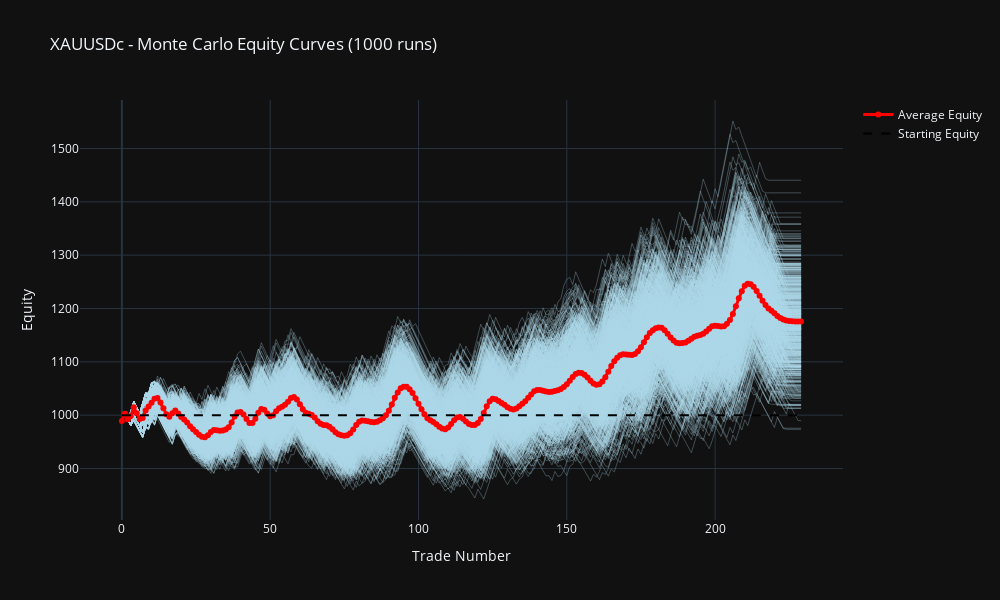

Notebook code for this chart:
### Code cell
# -----------------------------
# MONTE CARLO BACKTEST
# -----------------------------
import MetaTrader5 as mt
import pandas as pd
import numpy as np
import plotly.graph_objects as go
from plotly.subplots import make_subplots
from datetime import timedelta
import random

# -----------------------------
# 0. CONFIG
# -----------------------------
symbol = "XAUUSDc"
timeframe = mt.TIMEFRAME_H1
num_candles = 6000
risk_multiplier = 2.0
risk_per_trade_pct = 0.01
commission_pct = 0.01  
spread = 0.3
slippage_max = 1     
equity_start = 1000
montecarlo_runs = 1000
verbose = False

# -----------------------------
# 1. CONNECT & FETCH
# -----------------------------
if not mt.initialize():
    raise RuntimeError("MT5 initialization failed")

rates = mt.copy_rates_from_pos(symbol, timeframe, 0, num_candles)
df = pd.DataFrame(rates)
df['time'] = pd.to_datetime(df['time'], unit='s')
df.set_index('time', inplace=True)
df.rename(columns={'open':'Open','high':'High','low':'Low','close':'Close','tick_volume':'Volume'}, inplace=True)

# -----------------------------
# 2. CALC DELTA
# -----------------------------
df['Delta'] = df.apply(lambda r: r['Volume'] if r['Close']>r['Open'] else (-r['Volume'] if r['Close']<r['Open'] else 0), axis=1)

# -----------------------------
# 3. BUILD DAILY UTC 12->13 BOXES
# -----------------------------
df_utc = df.copy()
df_utc.index = df_utc.index.tz_localize('UTC')
df_utc['Date'] = df_utc.index.date

session_boxes = []
for day, day_df in df_utc.groupby('Date'):
    session_df = day_df[(day_df.index.hour == 13)]
    if len(session_df) == 0:
        continue
    session_high = session_df['High'].max()
    session_low  = session_df['Low'].min()
    session_start = session_df.index[0]
    session_end   = session_df.index[-1]
    mid = (session_high + session_low) / 2.0
    session_boxes.append({
        'date': day,
        'start': session_start,
        'end': session_end,
        'high': session_high,
        'low': session_low,
        'mid': mid
    })

# -----------------------------
# 4. MONTE CARLO SIMULATION
# -----------------------------
final_equities = []
all_runs_equity_curves = []

for run in range(montecarlo_runs):
    trades = []
    equity = equity_start

    for box in session_boxes:

        session_end_naive = box['end'].tz_convert(None) if hasattr(box['end'], 'tzinfo') else box['end']
        try:
            start_loc = df.index.get_loc(session_end_naive)
        except KeyError:
            start_loc = df.index.searchsorted(session_end_naive)

        monitor_slice = df.iloc[start_loc+1:]
        monitor_slice = monitor_slice[monitor_slice.index.date == box['date']]
        if monitor_slice.empty:
            continue

        mid = box['mid']
        box_high = box['high']
        box_low = box['low']

        placed_pending = False
        my_pending = []

        for idx, row in monitor_slice.iterrows():

            # --- PLACE BOTH STOPS WHEN MID IS REVISITED ---
            if not placed_pending and (row['Low'] <= mid <= row['High']):
                placed_pending = True

                # Random slippage per Monte Carlo run
                slippage_buy = random.uniform(-slippage_max, slippage_max)
                slippage_sell = random.uniform(-slippage_max, slippage_max)

                # BUY STOP
                buy_entry = box_high + spread + slippage_buy
                buy_sl = mid + slippage_buy
                buy_r = abs(buy_entry - buy_sl)
                buy_tp = buy_entry + risk_multiplier * buy_r
                buy_size = (equity * risk_per_trade_pct) / buy_r

                # SELL STOP
                sell_entry = box_low - spread + slippage_sell
                sell_sl = mid + slippage_sell
                sell_r = abs(sell_entry - sell_sl)
                sell_tp = sell_entry - risk_multiplier * sell_r
                sell_size = (equity * risk_per_trade_pct) / sell_r

                my_pending = [
                    {'side':'buystop', 'entry':buy_entry, 'sl':buy_sl, 'tp':buy_tp, 'size':buy_size, 'activated':False},
                    {'side':'sellstop','entry':sell_entry,'sl':sell_sl,'tp':sell_tp,'size':sell_size,'activated':False}
                ]
                continue

            # EXECUTE TRIGGERS
            for po in my_pending:
                if po['activated']:
                    continue

                pos_idx = monitor_slice.index.get_loc(idx)
                exit_price = None
                exit_time = None

                # BUY STOP TRIGGERED
                if po['side'] == 'buystop' and row['High'] >= po['entry']:
                    entry_price = po['entry']
                    sl = po['sl']
                    tp = po['tp']
                    for j in range(pos_idx, len(monitor_slice)):
                        r2 = monitor_slice.iloc[j]
                        if r2['High'] >= tp:
                            exit_price = tp
                            exit_time = monitor_slice.index[j]
                            break
                        if r2['Low'] <= sl:
                            exit_price = sl
                            exit_time = monitor_slice.index[j]
                            break
                    if exit_price is None:
                        exit_time = monitor_slice.index[-1]
                        exit_price = monitor_slice.iloc[-1]['Close']

                    pnl = (exit_price - entry_price - spread) * po['size']
                    pnl = pnl*(1-commission_pct) if pnl>0 else pnl*(1+commission_pct)
                    trades.append(pnl)
                    equity += pnl
                    po['activated'] = True

                # SELL STOP TRIGGERED
                elif po['side'] == 'sellstop' and row['Low'] <= po['entry']:
                    entry_price = po['entry']
                    sl = po['sl']
                    tp = po['tp']
                    for j in range(pos_idx, len(monitor_slice)):
                        r2 = monitor_slice.iloc[j]
                        if r2['Low'] <= tp:
                            exit_price = tp
                            exit_time = monitor_slice.index[j]
                            break
                        if r2['High'] >= sl:
                            exit_price = sl
                            exit_time = monitor_slice.index[j]
                            break
                    if exit_price is None:
                        exit_time = monitor_slice.index[-1]
                        exit_price = monitor_slice.iloc[-1]['Close']

                    pnl = (entry_price - exit_price - spread) * po['size']
                    pnl = pnl*(1-commission_pct) if pnl>0 else pnl*(1+commission_pct)
                    trades.append(pnl)
                    equity += pnl
                    po['activated'] = True

            if all(po['activated'] for po in my_pending) and len(my_pending)>0:
                break

        my_pending = []
        placed_pending = False

    final_equities.append(equity)
    all_runs_equity_curves.append(pd.Series(trades).cumsum() + equity_start)

# -----------------------------
# 5. REPORT MONTE CARLO RESULTS
# -----------------------------
import plotly.graph_objects as go
import numpy as np
import pandas as pd

# -----------------------------
# Convert all_runs_equity_curves to DataFrame
# -----------------------------
# Each row = trade number, each column = run
equity_df = pd.DataFrame(all_runs_equity_curves).T.fillna(method='ffill')

# Compute average equity across all runs
average_equity = equity_df.mean(axis=1)

# -----------------------------
# Plot Monte Carlo Simulation
# -----------------------------
fig = go.Figure()

# Plot individual runs as light lines
for col in equity_df.columns:
    fig.add_trace(go.Scatter(
        y=equity_df[col],
        mode='lines',
        line=dict(color='lightblue', width=1),
        opacity=0.3,
        showlegend=False
    ))

# Plot average equity curve prominently
fig.add_trace(go.Scatter(
    y=average_equity,
    mode='lines+markers',
    line=dict(color='red', width=3),
    name='Average Equity'
))

# Starting equity line
fig.add_trace(go.Scatter(
    y=[equity_start]*len(average_equity),
    mode='lines',
    line=dict(color='black', width=2, dash='dash'),
    name='Starting Equity'
))

fig.update_layout(
    template='plotly_dark',
    title=f"{symbol} - Monte Carlo Equity Curves ({montecarlo_runs} runs)",
    xaxis_title='Trade Number',
    yaxis_title='Equity',
    height=600,
    width=1000
)

fig.show()

# -----------------------------
# Print Monte Carlo stats
# -----------------------------
print(f"Monte Carlo Results ({montecarlo_runs} runs):")
print(f"Mean Final Equity: {np.mean(final_equities):.2f}")
print(f"Median Final Equity: {np.median(final_equities):.2f}")
print(f"Max Final Equity: {np.max(final_equities):.2f}")
print(f"Min Final Equity: {np.min(final_equities):.2f}")
